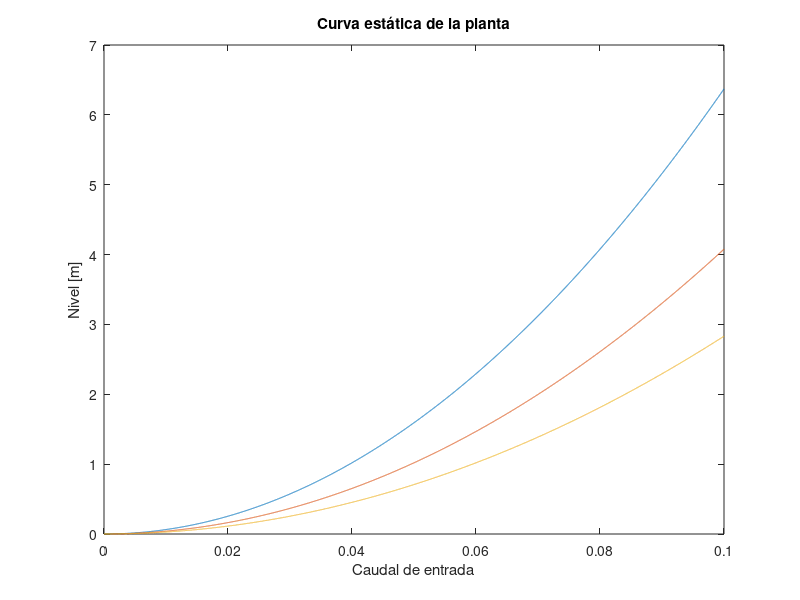

Write the MATLAB code that produced this figure.
%Sacar curva estática de sistema o modelo para analizar el sistema de control del proceso 


qe = 0:1e-5:0.1;
p = 1000;
g = 9.81;
kvs = 0.001;

xvs1 = 0.4;
xvs2 = 0.5;
xvs3 = 0.6;

H1 = (1/(p*g))*(qe/(xvs1*kvs)).^2;
H2 = (1/(p*g))*(qe/(xvs2*kvs)).^2;
H3 = (1/(p*g))*(qe/(xvs3*kvs)).^2;



plot(qe,H1);
title('Curva estática de la planta');
xlabel('Caudal de entrada');
ylabel('Nivel [m]');
hold on
plot(qe,H2);
hold on
plot(qe,H3);
